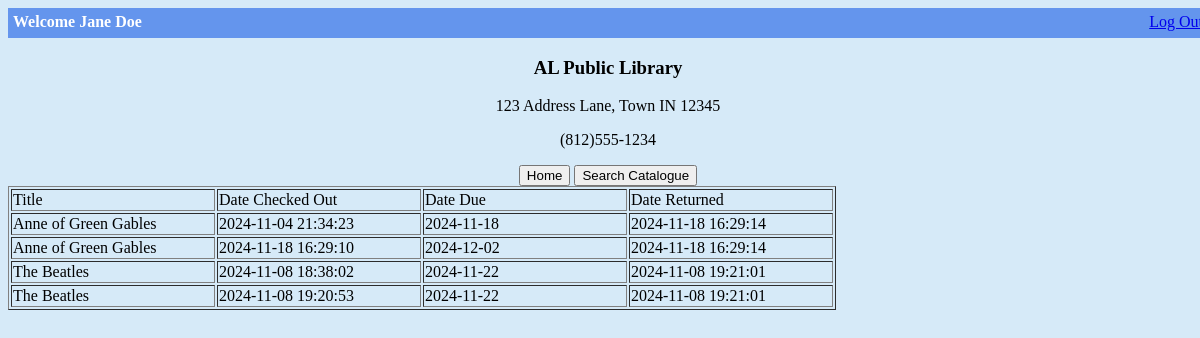
The app's page /webAppFiles/history.php (signed in) with its own data.
### tables this page shows
CREATE TABLE `checkOutHistory` (
  `inventoryID` int(6) NOT NULL,
  `cardNo` int(6) NOT NULL,
  `checkOutDate` datetime NOT NULL DEFAULT CURRENT_TIMESTAMP,
  `returnDate` datetime DEFAULT NULL,
  `dateDue` date DEFAULT NULL
);

### webAppFiles/history.php (the view, shortened to what this page needs)
<!DOCTYPE html>
<html>
<head>
	</head>
<body>
	<div id="header">
		<div style = "float: left; margin: 5px;"><b>Welcome <?php echo htmlspecialchars($_SESSION['name']);?></b></div>
		<div style = "float: right; margin: 5px;"><a href="logout.php">Log Out</a></div>
	</div>
	<div id="container">
	<center>
		<h3>AL Public Library</h3>
		<p>123 Address Lane, Town IN 12345</p>
		<p>(812)555-1234</p>
		<button onclick ="location.href = '/libraryHome.php';">Home</button>
    	<button onclick = "location.href = '/searchCatalogue.php';">Search Catalogue</button>
	</center>
<?php
	$con = mysqli_connect("localhost", "user", "password", "al_library_db");
	$sql1 = "SELECT inventorytitles.title, checkOutHistory.checkOutDate, checkOutHistory.dateDue, checkOutHistory.returnDate FROM checkOutHistory JOIN inventorytitles ON checkOutHistory.inventoryID = inventorytitles.inventoryID WHERE cardNo = " . $_SESSION['cardNo'];
	$result1 = $con -> query($sql1);
	if($result1 == false){
		echo "Error: ".$con->error;
	} else if (mysqli_num_rows($result1) == 0){
		echo "Nothing has been checked out yet.";
	} else {
	echo "<table border = 1><tr><td>Title</td><td>Date Checked Out</td><td>Date Due</td><td>Date Returned</td></tr>";
	while($row = $result1->fetch_assoc()){
		echo "<tr><td>".$row['title'] . "</td><td>" . $row['checkOutDate'] . "</td><td>" . $row['dateDue'] . "</td><td>" . $row['returnDate'] . "</td></tr>";
	}
	echo("</table>");
	}
?>
</div>
</body>
</html>

### webAppFiles/history.php (style rules this page uses)
#header { width:100%; height:30px; color: white; padding:none; margin:none; border:none; text-align: center; background-color: #6495ED; }
body { background-color: #D6EAF8; padding: none; margin:none; border:none; width:100%; height: 1000px; }
td { width: 200px; }

### records on screen
checkouthistory: title "Anne of Green Gables", checkOutDate "2024-11-04 21:34:23", dateDue "2024-11-18", returnDate "2024-11-18 16:29:14"
checkouthistory: title "Anne of Green Gables", checkOutDate "2024-11-18 16:29:10", dateDue "2024-12-02", returnDate "2024-11-18 16:29:14"
checkouthistory: title "The Beatles", checkOutDate "2024-11-08 18:38:02", dateDue "2024-11-22", returnDate "2024-11-08 19:21:01"
checkouthistory: title "The Beatles", checkOutDate "2024-11-08 19:20:53", dateDue "2024-11-22", returnDate "2024-11-08 19:21:01"

### other values on screen
$_SESSION['name'] "Jane Doe"
